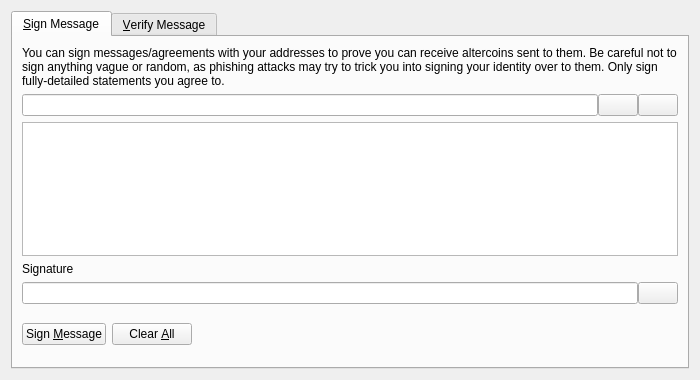
<?xml version="1.0" encoding="UTF-8"?>
<ui version="4.0">
 <class>SignVerifyMessageDialog</class>
 <widget class="QDialog" name="SignVerifyMessageDialog">
  <property name="geometry">
   <rect>
    <x>0</x>
    <y>0</y>
    <width>700</width>
    <height>380</height>
   </rect>
  </property>
  <property name="windowTitle">
   <string>Signatures - Sign / Verify a Message</string>
  </property>
  <property name="modal">
   <bool>true</bool>
  </property>
  <layout class="QVBoxLayout" name="verticalLayout">
   <item>
    <widget class="QTabWidget" name="tabWidget">
     <property name="currentIndex">
      <number>0</number>
     </property>
     <widget class="QWidget" name="tabSignMessage">
      <attribute name="title">
       <string>&amp;Sign Message</string>
      </attribute>
      <layout class="QVBoxLayout" name="verticalLayout_SM">
       <item>
        <widget class="QLabel" name="infoLabel_SM">
         <property name="text">
          <string>You can sign messages/agreements with your addresses to prove you can receive altercoins sent to them. Be careful not to sign anything vague or random, as phishing attacks may try to trick you into signing your identity over to them. Only sign fully-detailed statements you agree to.</string>
         </property>
         <property name="textFormat">
          <enum>Qt::PlainText</enum>
         </property>
         <property name="wordWrap">
          <bool>true</bool>
         </property>
        </widget>
       </item>
       <item>
        <layout class="QHBoxLayout" name="horizontalLayout_1_SM">
         <property name="spacing">
          <number>0</number>
         </property>
         <item>
          <widget class="QValidatedLineEdit" name="addressIn_SM">
           <property name="toolTip">
            <string>The Altercoin address to sign the message with</string>
           </property>
          </widget>
         </item>
         <item>
          <widget class="QPushButton" name="addressBookButton_SM">
           <property name="toolTip">
            <string>Choose previously used address</string>
           </property>
           <property name="text">
            <string/>
           </property>
           <property name="icon">
            <iconset resource="../bitcoin.qrc">
             <normaloff>:/icons/address-book</normaloff>:/icons/address-book</iconset>
           </property>
           <property name="shortcut">
            <string>Alt+A</string>
           </property>
           <property name="autoDefault">
            <bool>false</bool>
           </property>
          </widget>
         </item>
         <item>
          <widget class="QPushButton" name="pasteButton_SM">
           <property name="toolTip">
            <string>Paste address from clipboard</string>
           </property>
           <property name="text">
            <string/>
           </property>
           <property name="icon">
            <iconset resource="../bitcoin.qrc">
             <normaloff>:/icons/editpaste</normaloff>:/icons/editpaste</iconset>
           </property>
           <property name="shortcut">
            <string>Alt+P</string>
           </property>
           <property name="autoDefault">
            <bool>false</bool>
           </property>
          </widget>
         </item>
        </layout>
       </item>
       <item>
        <widget class="QPlainTextEdit" name="messageIn_SM">
         <property name="toolTip">
          <string>Enter the message you want to sign here</string>
         </property>
        </widget>
       </item>
       <item>
        <widget class="QLabel" name="signatureLabel_SM">
         <property name="text">
          <string>Signature</string>
         </property>
         <property name="textFormat">
          <enum>Qt::PlainText</enum>
         </property>
        </widget>
       </item>
       <item>
        <layout class="QHBoxLayout" name="horizontalLayout_2_SM">
         <property name="spacing">
          <number>0</number>
         </property>
         <item>
          <widget class="QLineEdit" name="signatureOut_SM">
           <property name="font">
            <font>
             <italic>true</italic>
            </font>
           </property>
           <property name="readOnly">
            <bool>true</bool>
           </property>
          </widget>
         </item>
         <item>
          <widget class="QPushButton" name="copySignatureButton_SM">
           <property name="toolTip">
            <string>Copy the current signature to the system clipboard</string>
           </property>
           <property name="text">
            <string/>
           </property>
           <property name="icon">
            <iconset resource="../bitcoin.qrc">
             <normaloff>:/icons/editcopy</normaloff>:/icons/editcopy</iconset>
           </property>
           <property name="autoDefault">
            <bool>false</bool>
           </property>
          </widget>
         </item>
        </layout>
       </item>
       <item>
        <layout class="QHBoxLayout" name="horizontalLayout_3_SM">
         <item>
          <widget class="QPushButton" name="signMessageButton_SM">
           <property name="toolTip">
            <string>Sign the message to prove you own this Altercoin address</string>
           </property>
           <property name="text">
            <string>Sign &amp;Message</string>
           </property>
           <property name="icon">
            <iconset resource="../bitcoin.qrc">
             <normaloff>:/icons/edit</normaloff>:/icons/edit</iconset>
           </property>
           <property name="autoDefault">
            <bool>false</bool>
           </property>
          </widget>
         </item>
         <item>
          <widget class="QPushButton" name="clearButton_SM">
           <property name="toolTip">
            <string>Reset all sign message fields</string>
           </property>
           <property name="text">
            <string>Clear &amp;All</string>
           </property>
           <property name="icon">
            <iconset resource="../bitcoin.qrc">
             <normaloff>:/icons/remove</normaloff>:/icons/remove</iconset>
           </property>
           <property name="autoDefault">
            <bool>false</bool>
           </property>
          </widget>
         </item>
         <item>
          <spacer name="horizontalSpacer_1_SM">
           <property name="orientation">
            <enum>Qt::Horizontal</enum>
           </property>
           <property name="sizeHint" stdset="0">
            <size>
             <width>40</width>
             <height>48</height>
            </size>
           </property>
          </spacer>
         </item>
         <item>
          <widget class="QLabel" name="statusLabel_SM">
           <property name="font">
            <font>
             <weight>75</weight>
             <bold>true</bold>
            </font>
           </property>
           <property name="text">
            <string/>
           </property>
           <property name="wordWrap">
            <bool>true</bool>
           </property>
          </widget>
         </item>
         <item>
          <spacer name="horizontalSpacer_2_SM">
           <property name="orientation">
            <enum>Qt::Horizontal</enum>
           </property>
           <property name="sizeHint" stdset="0">
            <size>
             <width>40</width>
             <height>48</height>
            </size>
           </property>
          </spacer>
         </item>
        </layout>
       </item>
      </layout>
     </widget>
     <widget class="QWidget" name="tabVerifyMessage">
      <attribute name="title">
       <string>&amp;Verify Message</string>
      </attribute>
      <layout class="QVBoxLayout" name="verticalLayout_VM">
       <item>
        <widget class="QLabel" name="infoLabel_VM">
         <property name="text">
          <string>Enter the receiver's address, message (ensure you copy line breaks, spaces, tabs, etc. exactly) and signature below to verify the message. Be careful not to read more into the signature than what is in the signed message itself, to avoid being tricked by a man-in-the-middle attack. Note that this only proves the signing party receives with the address, it cannot prove sendership of any transaction!</string>
         </property>
         <property name="textFormat">
          <enum>Qt::PlainText</enum>
         </property>
         <property name="alignment">
          <set>Qt::AlignLeading|Qt::AlignLeft|Qt::AlignTop</set>
         </property>
         <property name="wordWrap">
          <bool>true</bool>
         </property>
        </widget>
       </item>
       <item>
        <layout class="QHBoxLayout" name="horizontalLayout_1_VM">
         <property name="spacing">
          <number>0</number>
         </property>
         <item>
          <widget class="QValidatedLineEdit" name="addressIn_VM">
           <property name="toolTip">
            <string>The Altercoin address the message was signed with</string>
           </property>
          </widget>
         </item>
         <item>
          <widget class="QPushButton" name="addressBookButton_VM">
           <property name="toolTip">
            <string>Choose previously used address</string>
           </property>
           <property name="text">
            <string/>
           </property>
           <property name="icon">
            <iconset resource="../bitcoin.qrc">
             <normaloff>:/icons/address-book</normaloff>:/icons/address-book</iconset>
           </property>
           <property name="shortcut">
            <string>Alt+A</string>
           </property>
           <property name="autoDefault">
            <bool>false</bool>
           </property>
          </widget>
         </item>
        </layout>
       </item>
       <item>
        <widget class="QPlainTextEdit" name="messageIn_VM"/>
       </item>
       <item>
        <widget class="QValidatedLineEdit" name="signatureIn_VM"/>
       </item>
       <item>
        <layout class="QHBoxLayout" name="horizontalLayout_2_VM">
         <item>
          <widget class="QPushButton" name="verifyMessageButton_VM">
           <property name="toolTip">
            <string>Verify the message to ensure it was signed with the specified Altercoin address</string>
           </property>
           <property name="text">
            <string>Verify &amp;Message</string>
           </property>
           <property name="icon">
            <iconset resource="../bitcoin.qrc">
             <normaloff>:/icons/transaction_0</normaloff>:/icons/transaction_0</iconset>
           </property>
           <property name="autoDefault">
            <bool>false</bool>
           </property>
          </widget>
         </item>
         <item>
          <widget class="QPushButton" name="clearButton_VM">
           <property name="toolTip">
            <string>Reset all verify message fields</string>
           </property>
           <property name="text">
            <string>Clear &amp;All</string>
           </property>
           <property name="icon">
            <iconset resource="../bitcoin.qrc">
             <normaloff>:/icons/remove</normaloff>:/icons/remove</iconset>
           </property>
           <property name="autoDefault">
            <bool>false</bool>
           </property>
          </widget>
         </item>
         <item>
          <spacer name="horizontalSpacer_1_VM">
           <property name="orientation">
            <enum>Qt::Horizontal</enum>
           </property>
           <property name="sizeHint" stdset="0">
            <size>
             <width>40</width>
             <height>48</height>
            </size>
           </property>
          </spacer>
         </item>
         <item>
          <widget class="QLabel" name="statusLabel_VM">
           <property name="font">
            <font>
             <weight>75</weight>
             <bold>true</bold>
            </font>
           </property>
           <property name="text">
            <string/>
           </property>
           <property name="wordWrap">
            <bool>true</bool>
           </property>
          </widget>
         </item>
         <item>
          <spacer name="horizontalSpacer_2_VM">
           <property name="orientation">
            <enum>Qt::Horizontal</enum>
           </property>
           <property name="sizeHint" stdset="0">
            <size>
             <width>40</width>
             <height>48</height>
            </size>
           </property>
          </spacer>
         </item>
        </layout>
       </item>
      </layout>
     </widget>
    </widget>
   </item>
  </layout>
 </widget>
 <customwidgets>
  <customwidget>
   <class>QValidatedLineEdit</class>
   <extends>QLineEdit</extends>
   <header>qt/qvalidatedlineedit.h</header>
  </customwidget>
 </customwidgets>
 <resources>
  <include location="../bitcoin.qrc"/>
 </resources>
 <connections/>
</ui>
